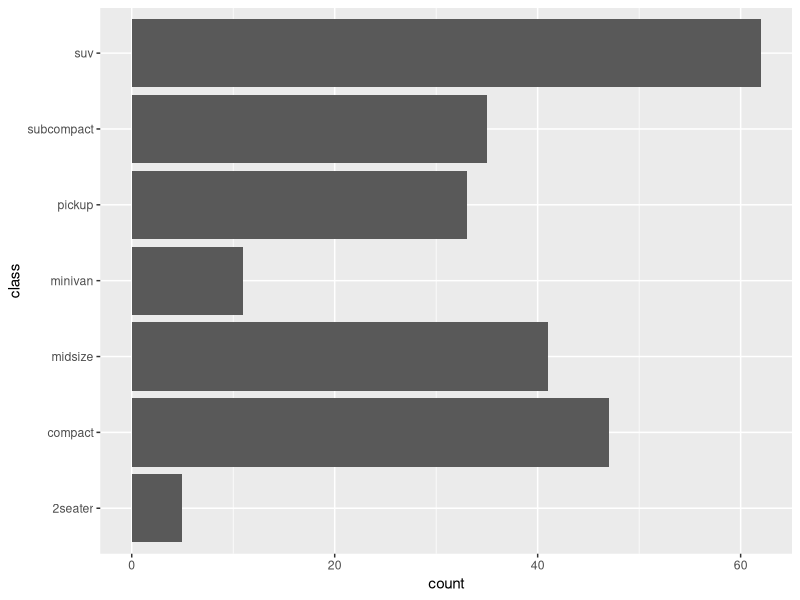
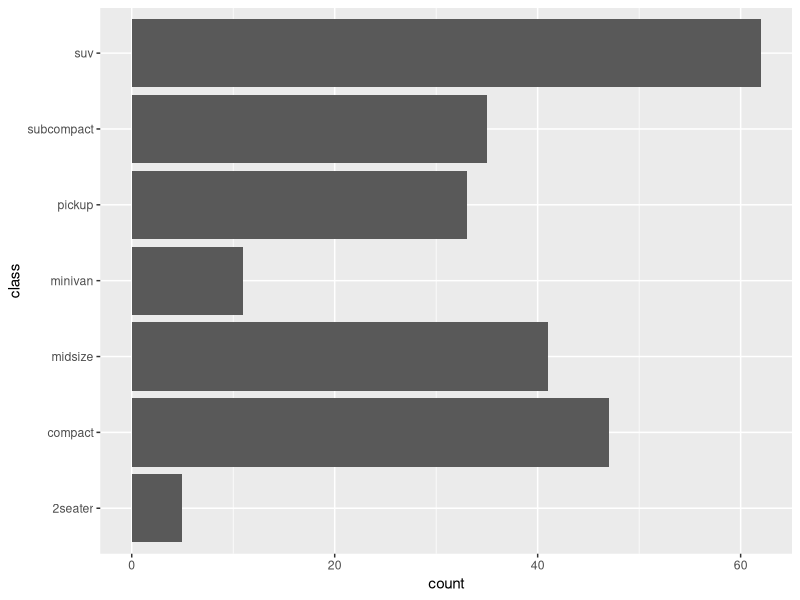
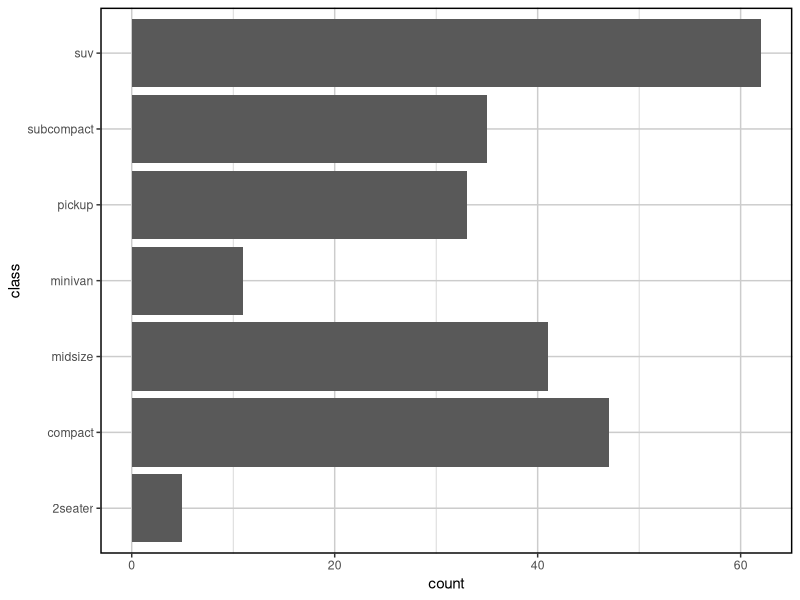
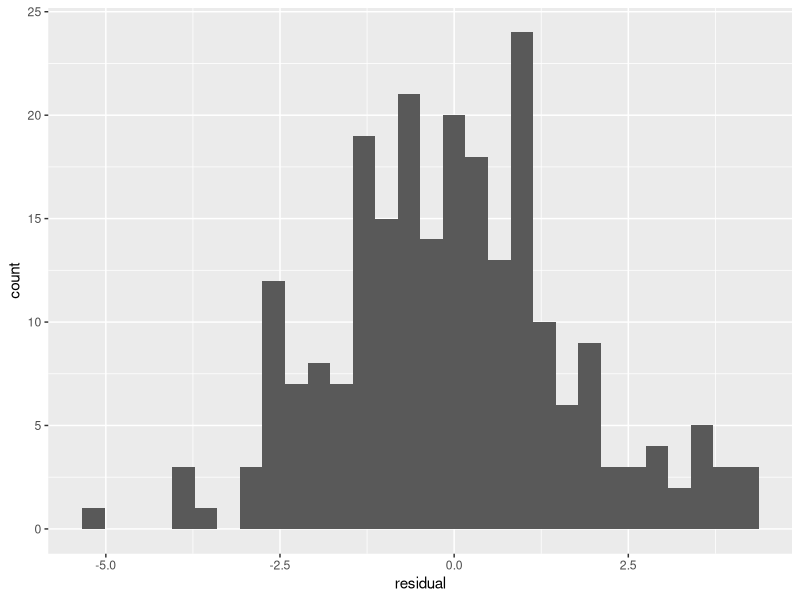
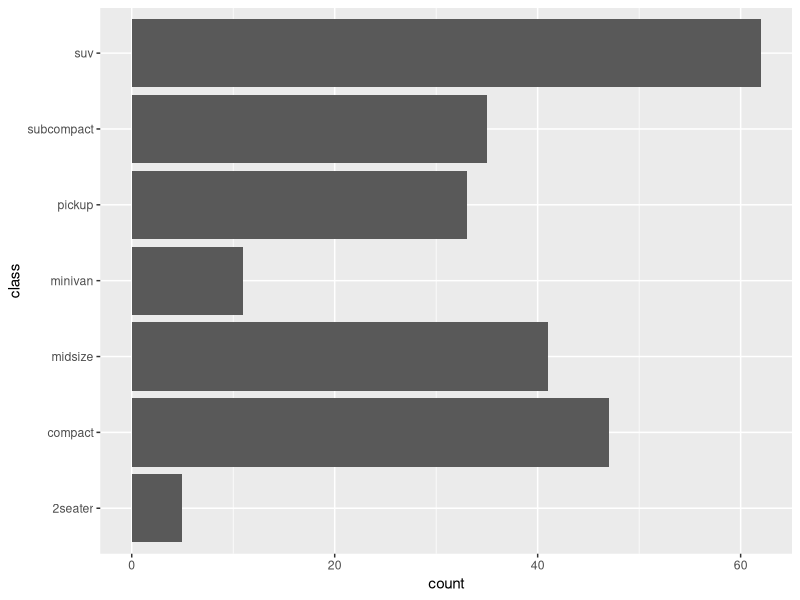
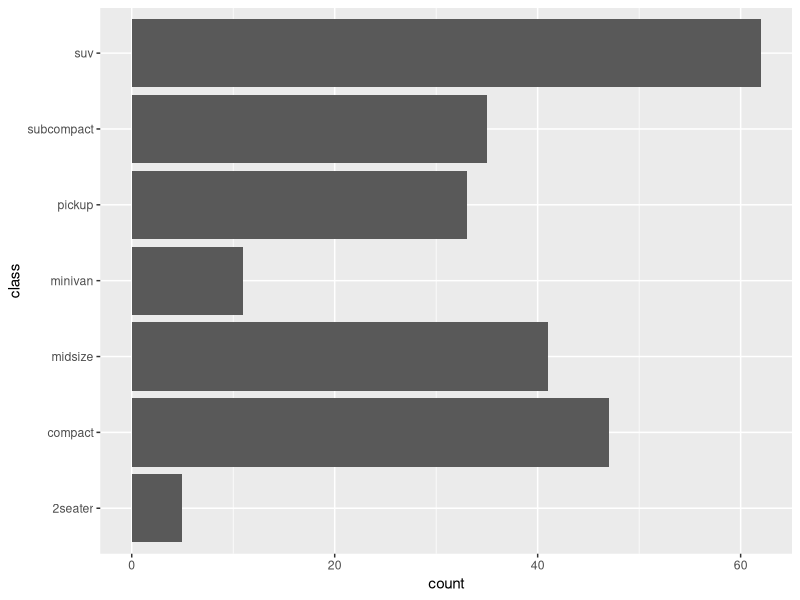

These figures' R source, in order:
## ---- chunk 1
knitr::opts_chunk$set(collapse = TRUE, comment = "#>", fig.width = 7, fig.height = 7, fig.align = "center")
library(ggplot2)
## ---- chunk 2
ggplot(mpg) + 
  geom_bar(aes(x = class)) + 
  coord_flip()
## ---- chunk 3
col_summary <- function(data, col) {
  ggplot(mpg) + 
    geom_bar(aes(x = !!enquo(col))) + 
    coord_flip()
}

col_summary(mpg, class)
## ---- chunk 4
theme_col_summary <- function(...) {
  theme_grey(...) %+replace% 
    theme(
      panel.border = element_rect(size = 1, fill = NA),
      panel.background = element_blank(),
      panel.grid = element_line(colour = "grey80")
    )
}

col_summary(mpg, class) + 
  theme_col_summary()
## ---- chunk 5
#' @importFrom ggplot2 ggplot aes geom_bar coord_flip
#' @importFrom rlang !! enquo
col_summary <- function(data, col) {
  ggplot(mpg) + 
    geom_bar(aes(x = !!enquo(col))) + 
    coord_flip()
}
## ---- chunk 6
`!!` <- rlang::`!!`

col_summary <- function(data, col) {
  ggplot2::ggplot(mpg) + 
    ggplot2::geom_bar(ggplot2::aes(x = !!rlang::enquo(col))) + 
    ggplot2::coord_flip()
}
## ---- chunk 7
#' @importFrom rlang .data
residual_histogram <- function(fit, ...) {
  plot_data <- data.frame(residual = resid(fit))
  ggplot(plot_data, aes(x = .data$residual)) + geom_histogram(...)
}

test_fit <- lm(hwy ~ cty, data = mpg)
residual_histogram(test_fit)
## ---- chunk 8
#' @importFrom rlang !! sym
col_summary <- function(data, col) {
  ggplot(mpg) + 
    geom_bar(aes(x = !!sym(col))) + 
    coord_flip()
}

col_summary(mpg, "class")
## ---- chunk 9
#' @importFrom rlang !! enquo
col_summary <- function(data, col) {
  ggplot(mpg) + 
    geom_bar(aes(x = !!enquo(col))) + 
    coord_flip()
}

col_summary(mpg, class)
